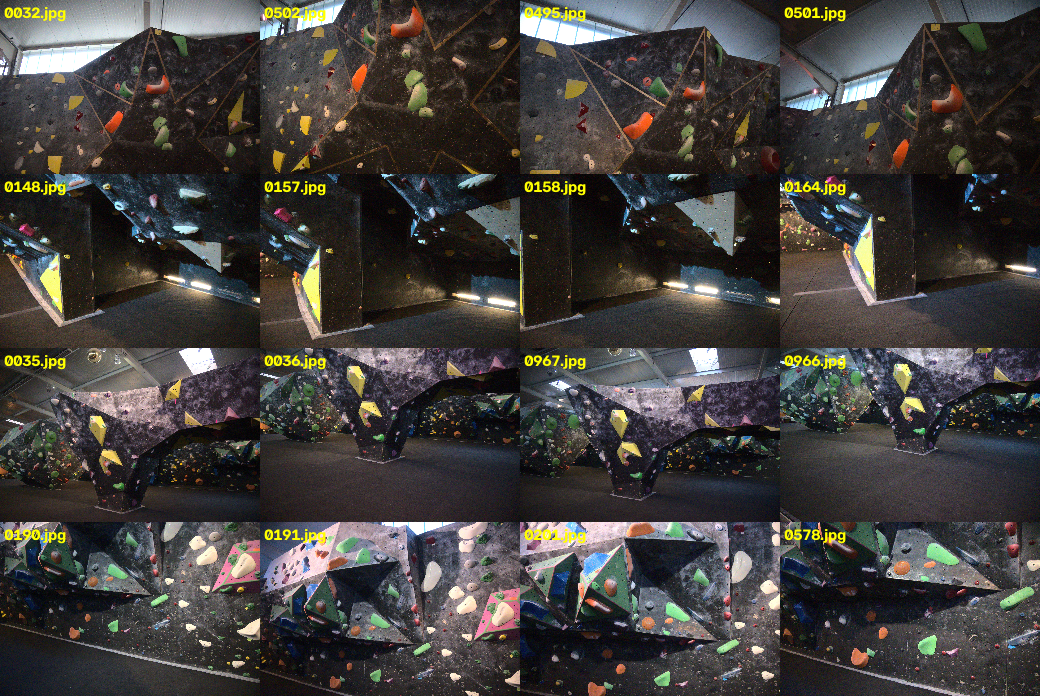
#> input picture backend/multiview/verified_sets_montage.png, 1040 x 696 px
$ python -i quality.py   (imports and definitions only)   (older library calls are emulated)
#> lines starting #> are read from the running program, lines starting #| are printed output that depends on the picture
"""M7 — image quality check.

Mirrors the app's `checkImageQuality` contract (design doc §7): returns ok, or a
failure with a reason in {blurry, too_dark, no_wall_detected} and a message.

Three signals, all classical CV (no GPU, no model):
  - blur:     variance of the Laplacian, computed on a resolution-normalized
              image so the threshold is comparable across phone/camera sizes.
  - exposure: mean luminance + fraction of near-black pixels.
  - is-a-wall: a gym wall is colorful (saturated holds) and textured (edges).
              Blank walls, sky, floors and faces score low on both.

Thresholds are tuned against the real labeled images; see
scripts/evaluate_quality.py for the validation that sets them.
"""

from __future__ import annotations

from dataclasses import dataclass, field

import cv2
import numpy as np

# Resolution to normalize to before blur scoring (long side, px).
NORM_LONG_SIDE = 1024

# Tuned on ../data (see evaluate_quality.py). Gyms are dimly lit, so real walls
# run dark (mean luma p1≈21) and sometimes soft (blur_var p1≈33) — thresholds sit
# just below those so genuine photos pass while degraded copies fall below.
BLUR_MIN_VAR = 28.0          # variance of Laplacian on the normalized image
DARK_MEAN_MAX = 18.0         # mean luma below this is too dark
DARK_FRACTION_MAX = 0.70     # ...or this fraction of pixels near-black
WALL_COLORFULNESS_MIN = 6.0
WALL_EDGE_DENSITY_MIN = 0.010

Reason = str  # "blurry" | "too_dark" | "no_wall_detected"


@dataclass
class QualityResult:
    ok: bool
    reason: Reason | None = None
    message: str | None = None
    metrics: dict = field(default_factory=dict)


def _normalize(bgr: np.ndarray) -> np.ndarray:
    h, w = bgr.shape[:2]
    scale = NORM_LONG_SIDE / max(h, w)
    if scale < 1.0:
        bgr = cv2.resize(bgr, (round(w * scale), round(h * scale)), interpolation=cv2.INTER_AREA)
    return bgr


def _colorfulness(bgr: np.ndarray) -> float:
    """Hasler & Süsstrunk (2003) colorfulness metric."""
    b, g, r = cv2.split(bgr.astype("float32"))
    rg = r - g
    yb = 0.5 * (r + g) - b
    std = np.sqrt(rg.std() ** 2 + yb.std() ** 2)
    mean = np.sqrt(rg.mean() ** 2 + yb.mean() ** 2)
    return float(std + 0.3 * mean)


def compute_metrics(bgr: np.ndarray) -> dict:
    img = _normalize(bgr)
    gray = cv2.cvtColor(img, cv2.COLOR_BGR2GRAY)
    edges = cv2.Canny(gray, 50, 150)
    return {
        "blur_var": float(cv2.Laplacian(gray, cv2.CV_64F).var()),
        "mean_luma": float(gray.mean()),
        "dark_fraction": float((gray < 20).mean()),
        "colorfulness": _colorfulness(img),
        "edge_density": float((edges > 0).mean()),
    }


def check_image_quality(bgr: np.ndarray) -> QualityResult:
    """Grade a BGR image (as cv2.imread returns). Order: dark → blurry → wall."""
    m = compute_metrics(bgr)

    if m["mean_luma"] < DARK_MEAN_MAX or m["dark_fraction"] > DARK_FRACTION_MAX:
        return QualityResult(False, "too_dark",
                             "The photo is too dark. Add light or move closer to the wall.", m)

    if m["blur_var"] < BLUR_MIN_VAR:
        return QualityResult(False, "blurry",
                             "The photo looks blurry. Hold steady and try again.", m)

    if m["colorfulness"] < WALL_COLORFULNESS_MIN and m["edge_density"] < WALL_EDGE_DENSITY_MIN:
        return QualityResult(False, "no_wall_detected",
                             "We couldn't find a climbing wall. Frame the wall and its holds.", m)

    return QualityResult(True, metrics=m)


def check_image_file(path: str) -> QualityResult:
    bgr = cv2.imread(path)
    if bgr is None:
        return QualityResult(False, "no_wall_detected", "Could not read the image.", {})
    return check_image_quality(bgr)

>>> import cv2
>>> picture = cv2.imread('../multiview/verified_sets_montage.png')
#> picture is the input picture: shape (696, 1040, 3); mean B, G, R 61.4, 64, 66.9
>>> result = compute_metrics(picture)
#> in compute_metrics, `gray = cv2.cvtColor(img, cv2.COLOR_BGR2GRAY)`:
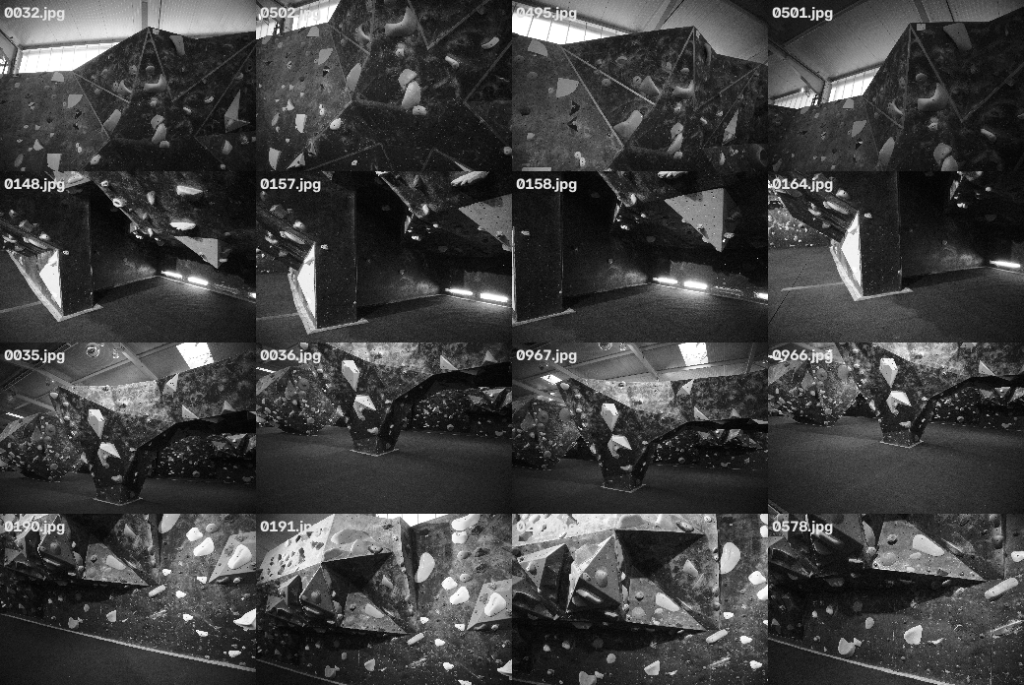
#> gray: shape (685, 1024); min 2, max 255, mean 64.6
#> in compute_metrics, `edges = cv2.Canny(gray, 50, 150)`:
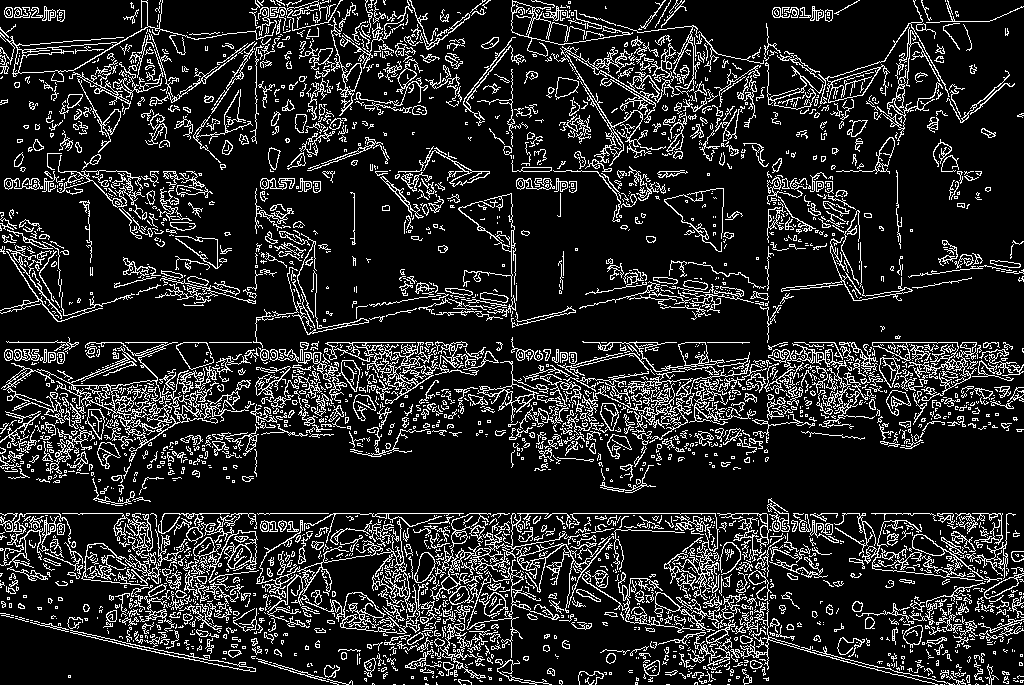
#> edges: shape (685, 1024); 14.8% white in thin lines or dots
#> in _colorfulness, `b, g, r = cv2.split(bgr.astype("float32"))`:
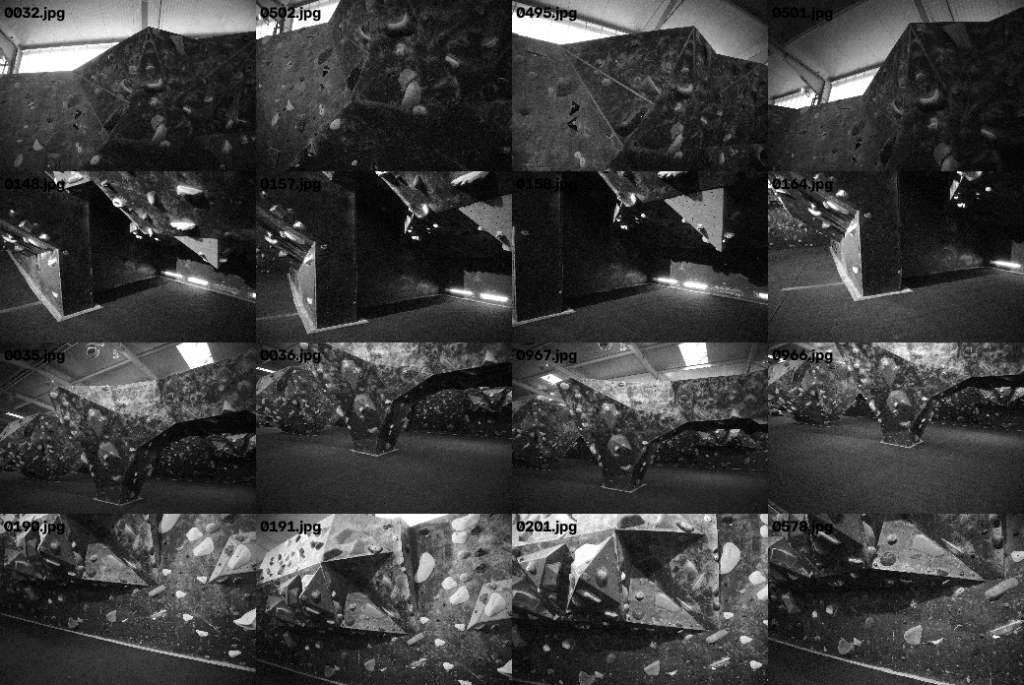
#> b: shape (685, 1024) float32; min 0, max 255, mean 61.4
#> in _colorfulness, `b, g, r = cv2.split(bgr.astype("float32"))`:
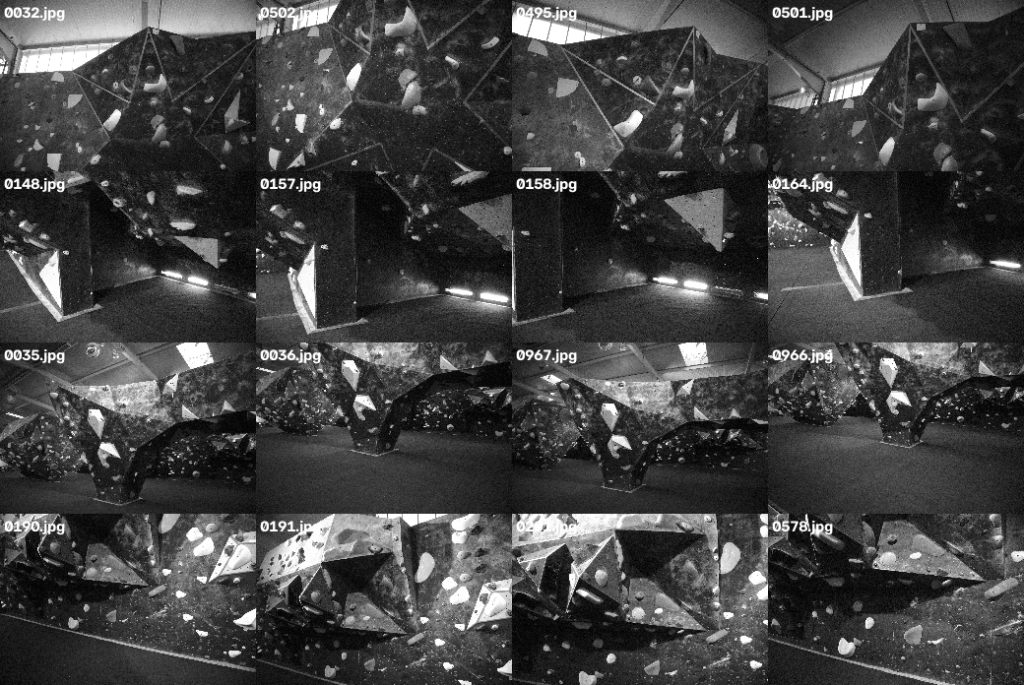
#> r: shape (685, 1024) float32; min 0, max 255, mean 66.9
#> in _colorfulness, `rg = r - g`:
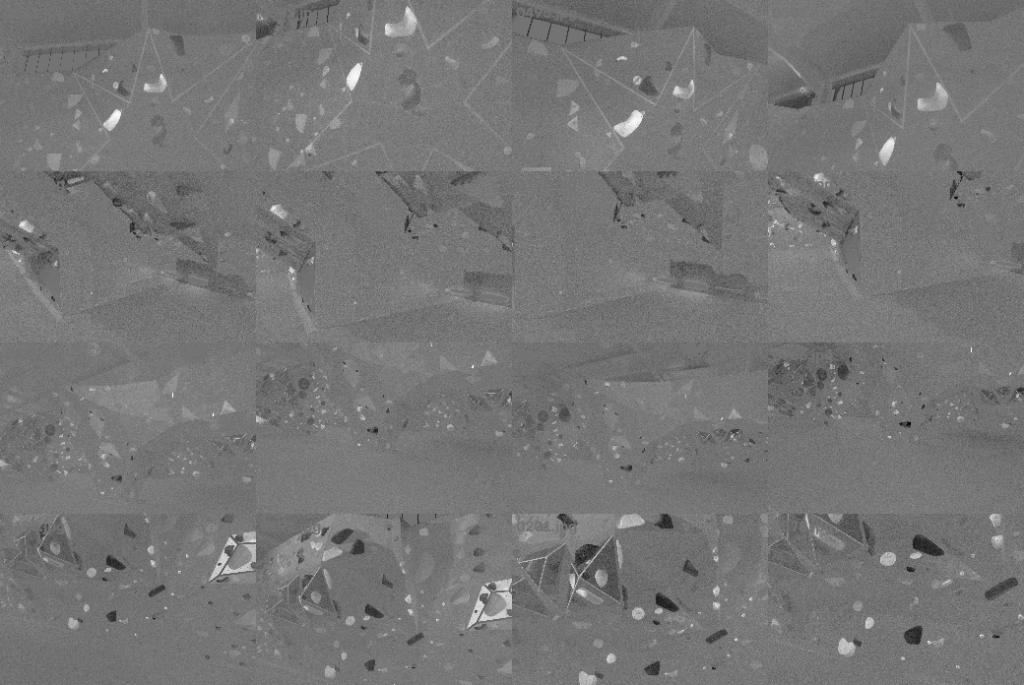
#> rg: shape (685, 1024) float32; min -141, max 170, mean 2.9; drawn with min black and max white
#> in _colorfulness, `yb = 0.5 * (r + g) - b`:
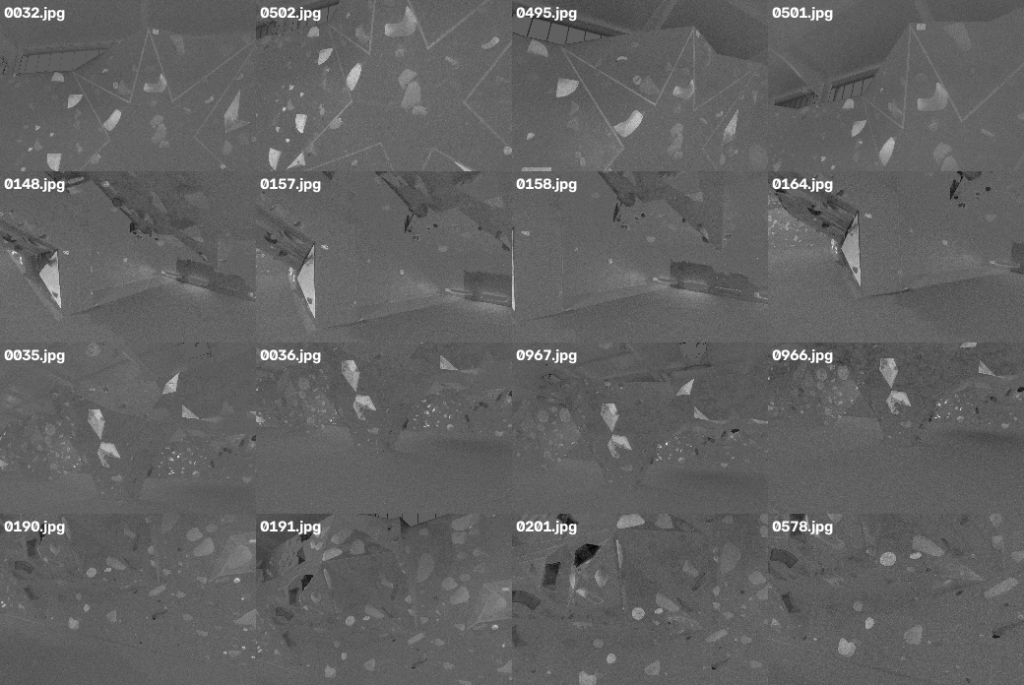
#> yb: shape (685, 1024) float32; min -154, max 255, mean 4; drawn with min black and max white
#> in _colorfulness, `std = np.sqrt(rg.std() ** 2 + yb.std() ** 2)`: std = 31.04
#> in _colorfulness, `mean = np.sqrt(rg.mean() ** 2 + yb.mean() ** 2)`: mean = 4.97
#> result = {'blur_var': 1249.6, 'mean_luma': 64.55, 'dark_fraction': 0.103, 'colorfulness': 32.53, 'edge_density': 0.148}

$ run again, on backend/multiview/wall_0310_candidates.png
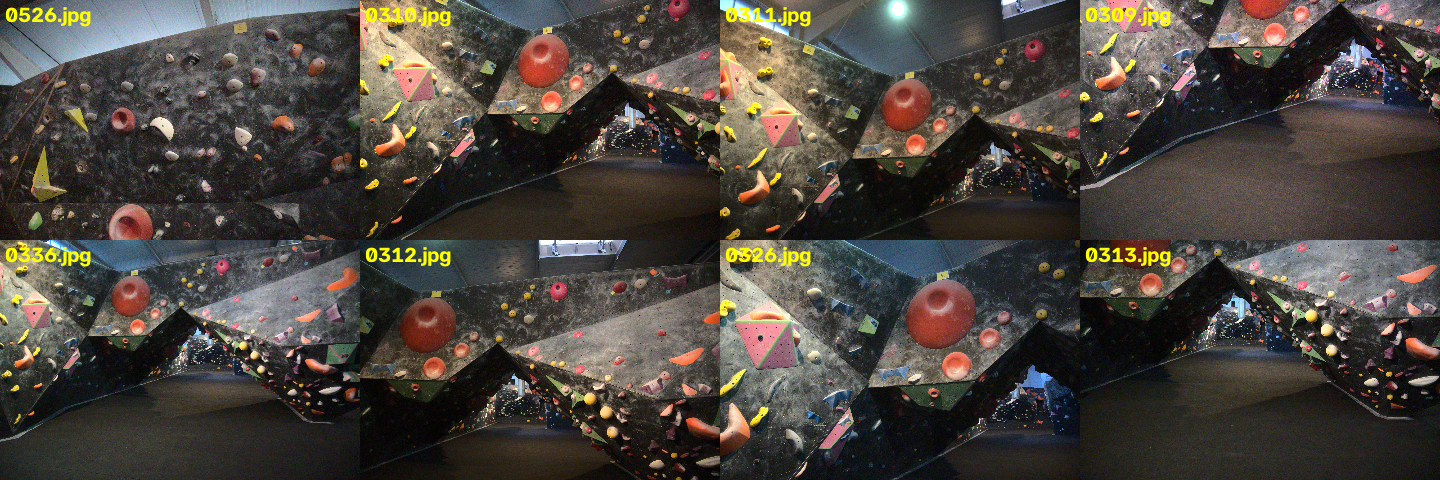
#> input picture backend/multiview/wall_0310_candidates.png, 1440 x 480 px
#> picture is the input picture: shape (480, 1440, 3); mean B, G, R 62.2, 69.1, 75.3
#> in compute_metrics, `edges = cv2.Canny(gray, 50, 150)`:
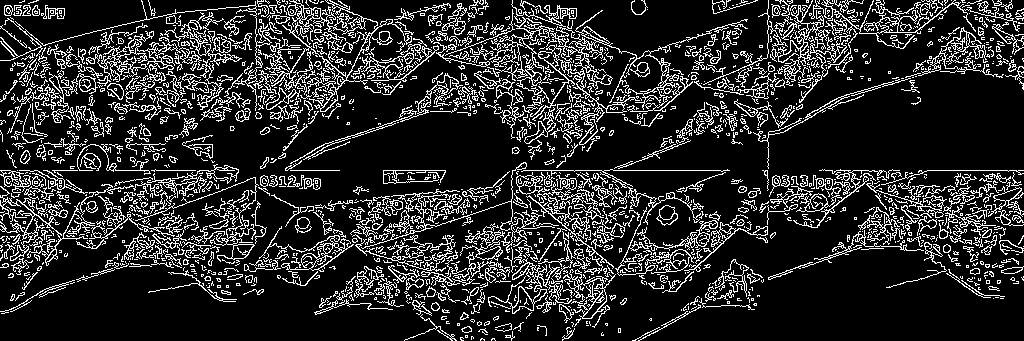
#> edges: shape (341, 1024); 17.1% white in thin lines or dots
#> in _colorfulness, `yb = 0.5 * (r + g) - b`:
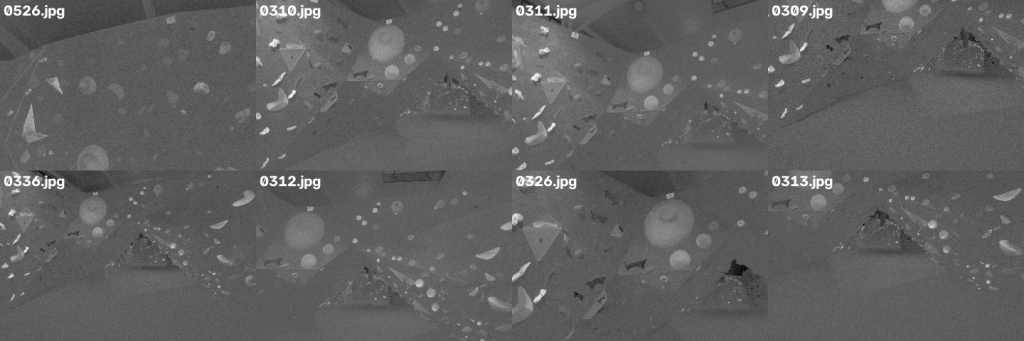
#> yb: shape (341, 1024) float32; min -140.5, max 255, mean 9.9; drawn with min black and max white
#> std = 35.16
#> mean = 11.7
#> result = {'blur_var': 1295.6, 'mean_luma': 70.15, 'dark_fraction': 0.1, 'colorfulness': 38.67, 'edge_density': 0.171}
